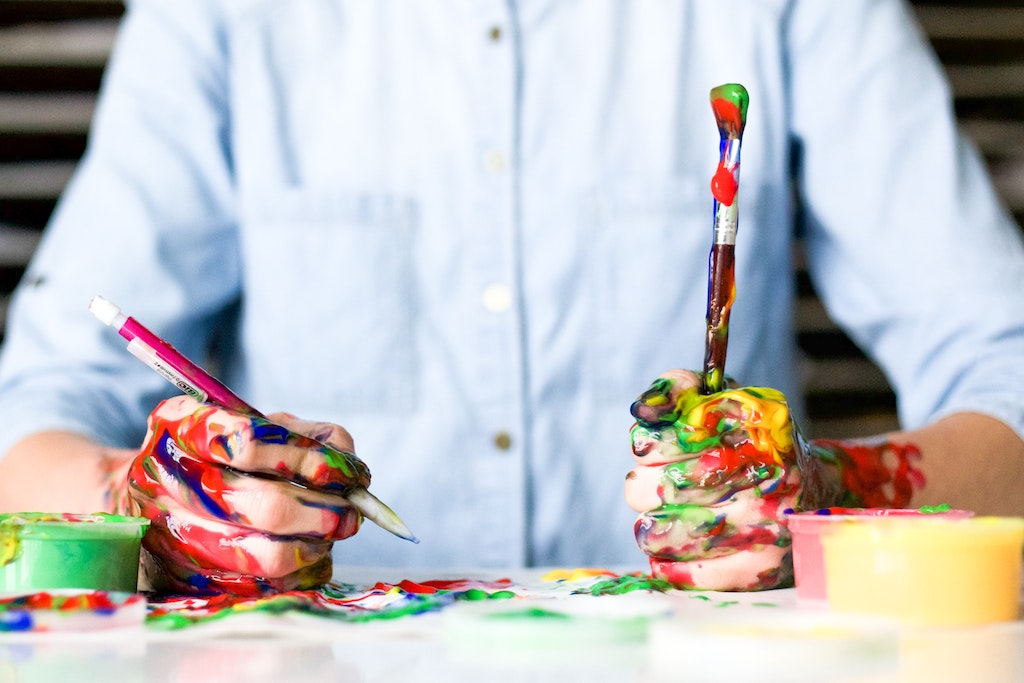
#> input picture image.jpg, 1024 x 683 px
$ python filter.py
#> lines starting #> are read from the running program, lines starting #| are printed output that depends on the picture
from PIL import Image,ImageFilter

my_image = Image.open('image.jpg')
#> my_image is the input picture: PIL image 1024x683 RGB; mean R, G, B 193.7, 192, 193

my_image_blur = my_image.filter(ImageFilter.BLUR)
my_image_blur.save("after_blur.png",'png')

my_image_sharpen = my_image.filter(ImageFilter.SHARPEN)
my_image_sharpen.save("after_sharpen.png",'png')

# what else can we do?
# BLUR,SHARPEN,CONTOUR,DETAIL,EDGE_ENHANCE,EDGE_ENHANCE_MORE,EMBOSS,FIND_EDGES,SMOOTH,SMOOTH_MORE

my_image_contour = my_image.filter(ImageFilter.CONTOUR)
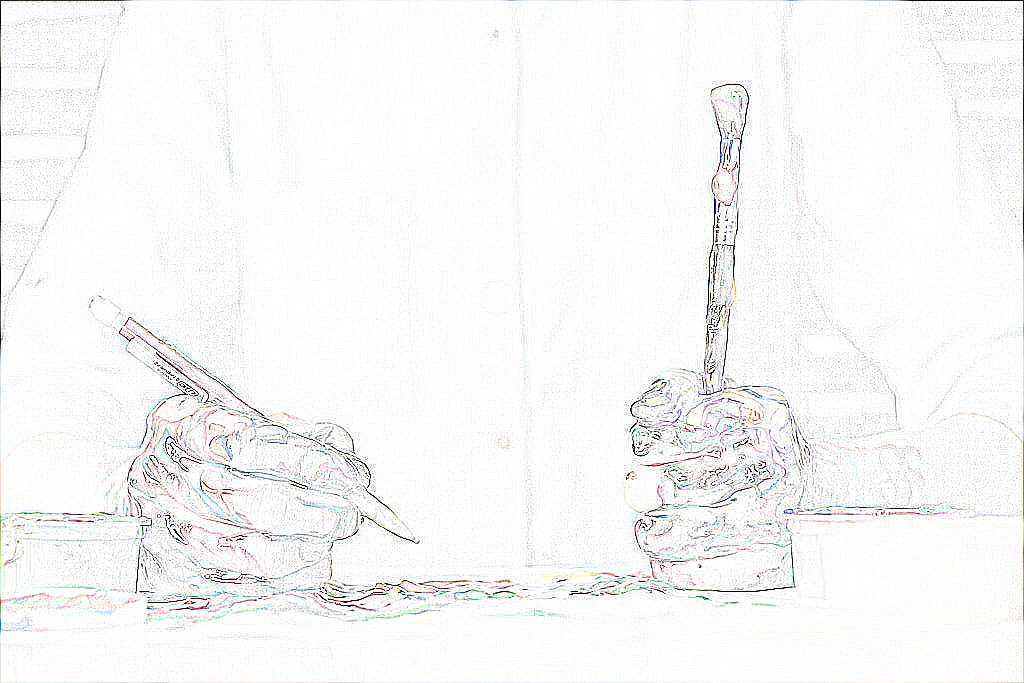
#> my_image_contour: PIL image 1024x683 RGB; mean R, G, B 247.9, 247.9, 247.6
my_image_contour.save("after_contour.png",'png')


my_image_detail = my_image.filter(ImageFilter.DETAIL)
my_image_detail.save("after_detail.png",'png')

my_image_emboss = my_image.filter(ImageFilter.EMBOSS)
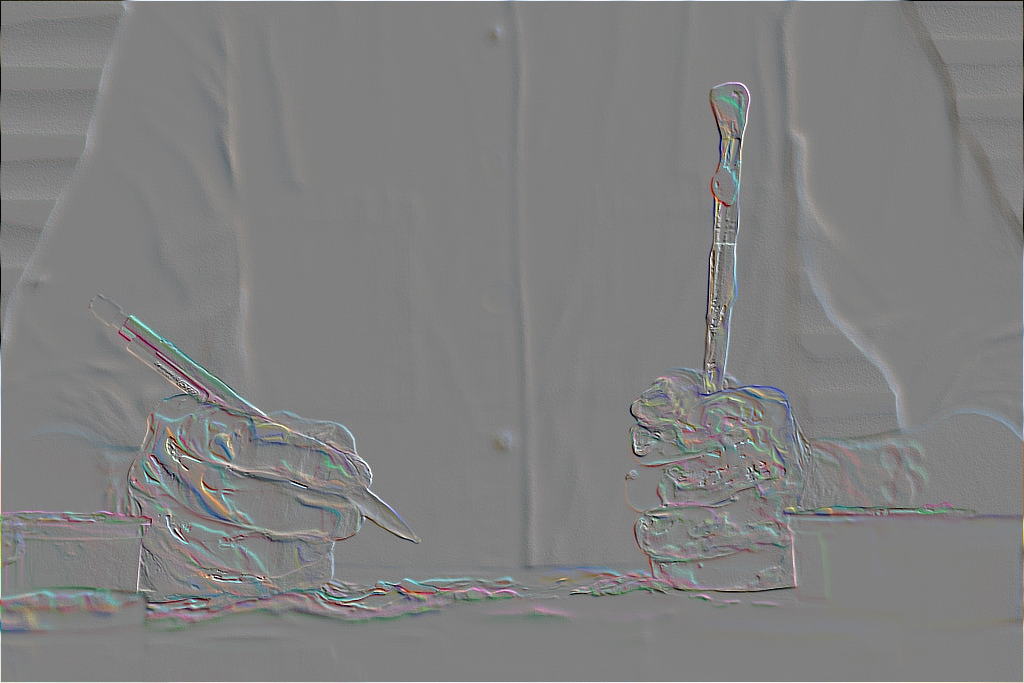
#> my_image_emboss: PIL image 1024x683 RGB; mean R, G, B 128.2, 128.2, 128.2
my_image_emboss.save("after_emboss.png",'png')

my_image_find_edges = my_image.filter(ImageFilter.FIND_EDGES)
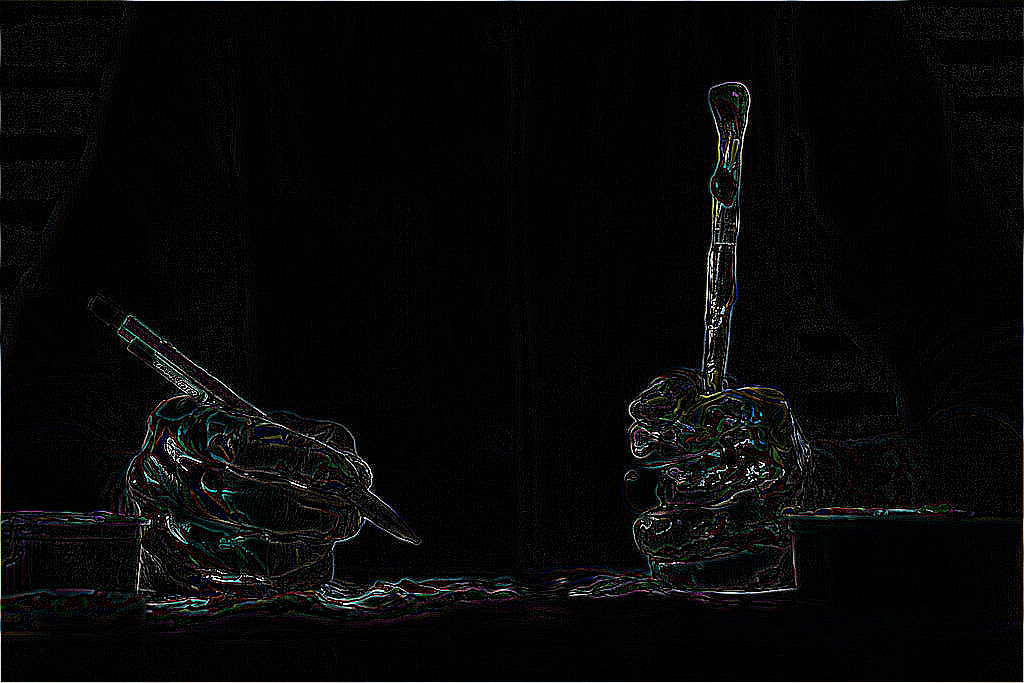
#> my_image_find_edges: PIL image 1024x683 RGB; mean R, G, B 7.8, 7.8, 8
my_image_find_edges.save("after_find_edges.png",'png')

# convert into black and white old looking
my_image_bnw = my_image.convert('LA')
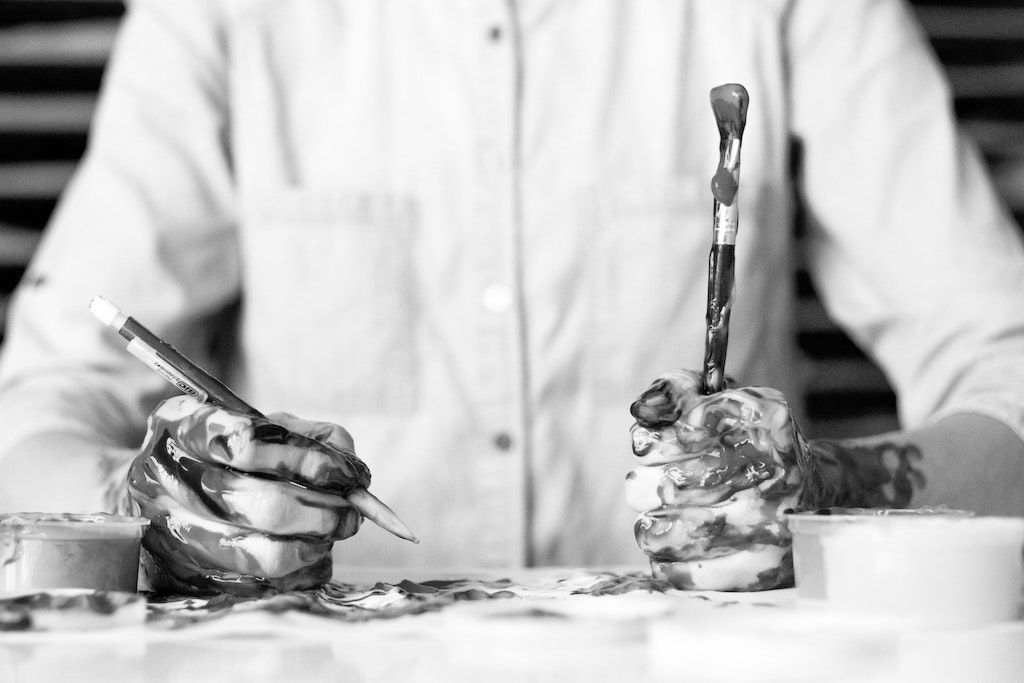
#> my_image_bnw: PIL image 1024x683 LA; mean R, G, B, A 192.6, 192.6, 192.6, 255
my_image_bnw.save('bnws.jpg','png')
